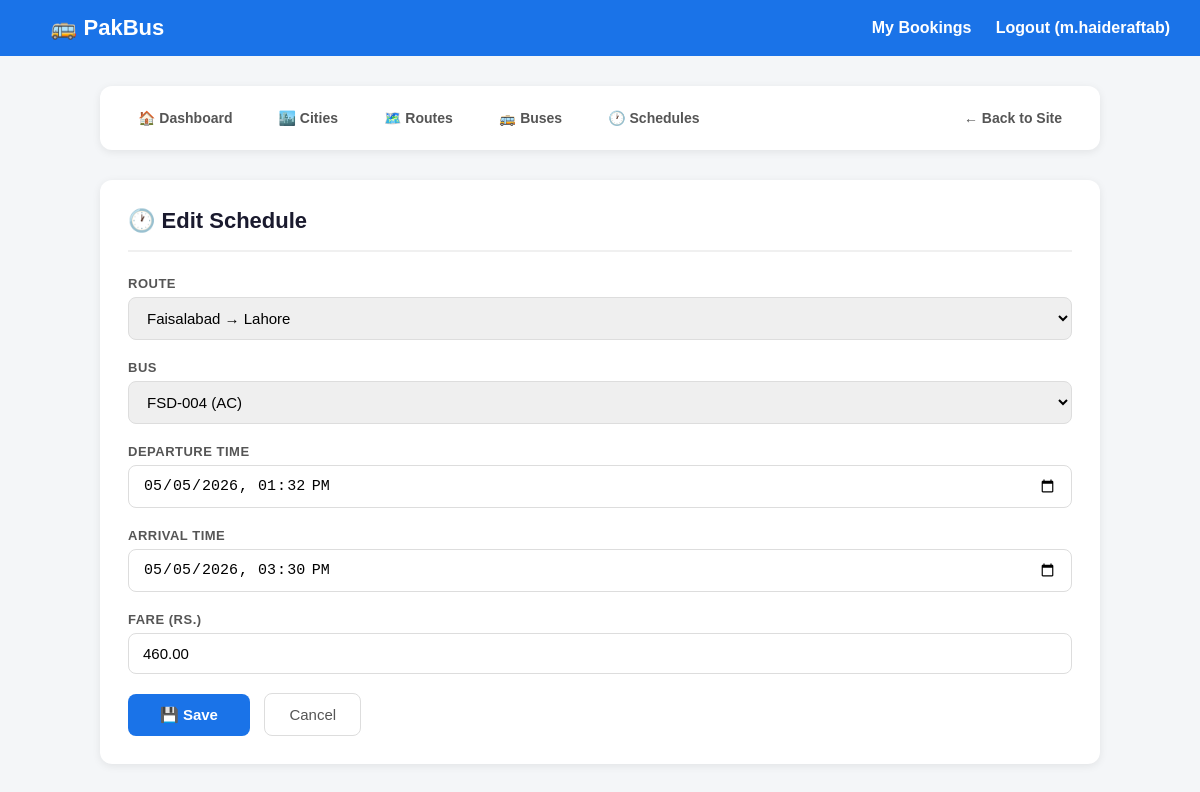
/manage/schedules/edit/6/ (signed in), run on the app's committed database.
### schedules/models.py (models this page shows, shortened)
class Schedule(models.Model):
    route          = models.ForeignKey(Route, on_delete=models.CASCADE)
    bus            = models.ForeignKey(Bus, on_delete=models.CASCADE)
    departure_time = models.DateTimeField()
    arrival_time   = models.DateTimeField()
    fare           = models.DecimalField(max_digits=8, decimal_places=2)

### routes/models.py (models this page shows)
class Route(models.Model):
    from_city   = models.ForeignKey(City, on_delete=models.CASCADE, related_name='departures')
    to_city     = models.ForeignKey(City, on_delete=models.CASCADE, related_name='arrivals')
    distance_km = models.IntegerField()
    def __str__(self):
        return f"{self.from_city} → {self.to_city}"

class City(models.Model):
    name = models.CharField(max_length=100)
    def __str__(self):
        return self.name

### buses/models.py (models this page shows)
class Bus(models.Model):
    BUS_TYPES = [
        ('AC', 'AC'),
        ('Non-AC', 'Non-AC'),
        ('Sleeper', 'Sleeper'),
    ]
    bus_number  = models.CharField(max_length=20)
    total_seats = models.IntegerField()
    bus_type    = models.CharField(max_length=20, choices=BUS_TYPES)
    def __str__(self):
        return f"{self.bus_number} ({self.bus_type})"

### management/views.py (the view, shortened to what this page needs)
# urls.py: path('schedules/edit/<int:pk>/', views.schedule_edit,  name='schedule_edit'),
@staff_member_required
def schedule_edit(request, pk):
    schedule = get_object_or_404(Schedule, pk=pk)
    routes   = Route.objects.all()
    buses    = Bus.objects.all()
    return render(request, 'management/schedule_form.html', {
        'action': 'Edit', 'obj': schedule, 'routes': routes, 'buses': buses
    })

### templates/management/schedule_form.html (shortened to what this page needs)
{% extends 'management/base_manage.html' %}
{% block manage_content %}
<div class="manage-card">
    <div class="manage-header">
        <h2>🕐 {{ action }} Schedule</h2>
    </div>
    <form method="POST">
        <div class="form-group">
            <label>Route</label>
            <select name="route" required>
                {% for route in routes %}
                <option value="{{ route.id }}" {% if obj.route_id == route.id %}selected{% endif %}>{{ route }}</option>
                {% endfor %}
            </select>
        </div>
        <div class="form-group">
            <label>Bus</label>
            <select name="bus" required>
                {% for bus in buses %}
                <option value="{{ bus.id }}" {% if obj.bus_id == bus.id %}selected{% endif %}>{{ bus }}</option>
                {% endfor %}
            </select>
        </div>
        <div class="form-group">
            <label>Departure Time</label>
            <input type="datetime-local" name="departure_time" value="{{ obj.departure_time|date:'Y-m-d\TH:i' }}" required />
        </div>
        <div class="form-group">
            <label>Arrival Time</label>
            <input type="datetime-local" name="arrival_time" value="{{ obj.arrival_time|date:'Y-m-d\TH:i' }}" required />
        </div>
        <div class="form-group">
            <label>Fare (Rs.)</label>
            <input type="number" name="fare" value="{{ obj.fare }}" placeholder="e.g. 2500" required />
        </div>
        <button type="submit" class="btn-save">💾 Save</button>
        <a href="/manage/schedules/" class="btn-cancel">Cancel</a>
    </form>
</div>
{% endblock %}

### templates/base.html (shortened to what this page needs)
{% load static %}
<!DOCTYPE html>
<html lang="en">
<head>
    <link rel="stylesheet" href="{% static 'css/base.css' %}">
</head>
<body>
    <nav>
        <a href="/" class="brand">🚌 PakBus</a>
        <div>
            {% if user.is_authenticated %}
                <a href="/book/my/">My Bookings</a>
                <a href="/users/logout/">Logout ({{ user.username }})</a>
            {% else %}
                <a href="/users/login/">Login</a>
                <a href="/users/register/">Register</a>
            {% endif %}
        </div>
    </nav>
    <div class="container">
        {% block content %}{% endblock %}
    </div>
</body>
</html>

### static/css/base.css (style rules this page uses)
* { margin: 0; padding: 0; box-sizing: border-box; }
body { font-family: Arial, sans-serif; background: #f4f6f8; color: #333; }
nav { background: #1a73e8; padding: 15px 30px; display: flex; justify-content: space-between; align-items: center; }
nav a { color: white; text-decoration: none; margin-left: 20px; font-weight: bold; }
nav .brand { font-size: 22px; }
.container { max-width: 1100px; margin: 30px auto; padding: 0 20px; }
input, select { padding: 10px; border: 1px solid #ccc; border-radius: 6px; font-size: 15px; }

### templates/management/base_manage.html (style rules this page uses)
.manage-card { background: white; border-radius: 12px; padding: 28px; box-shadow: 0 2px 8px rgba(0,0,0,0.08); }
.manage-header { display: flex; justify-content: space-between; align-items: center; margin-bottom: 24px; padding-bottom: 16px; border-bottom: 2px solid #f0f0f0; }
.manage-header h2 { font-size: 22px; color: #1a1a2e; }
.form-group { margin-bottom: 20px; }
.form-group label { display: block; font-size: 13px; font-weight: bold; color: #555; margin-bottom: 6px; text-transform: uppercase; letter-spacing: 0.5px; }
.form-group input, .form-group select { width: 100%; padding: 11px 14px; border: 1px solid #ddd; border-radius: 8px; font-size: 15px; outline: none; transition: border-color 0.2s; }
.btn-save { background: #1a73e8; color: white; padding: 12px 32px; border: none; border-radius: 8px; font-size: 15px; font-weight: bold; cursor: pointer; transition: background 0.2s; }
.btn-cancel { background: white; color: #555; padding: 12px 24px; border: 1px solid #ddd; border-radius: 8px; font-size: 15px; text-decoration: none; margin-left: 10px; }

### data on the page
Schedule: route "Faisalabad → Lahore", bus "FSD-004 (AC)", departure_time "05/05/2026 13:32", arrival_time "05/05/2026 15:30", fare "460.00"

### other printed values
{{ user.username }} "m.haideraftab"
{{ action }} "Edit"
